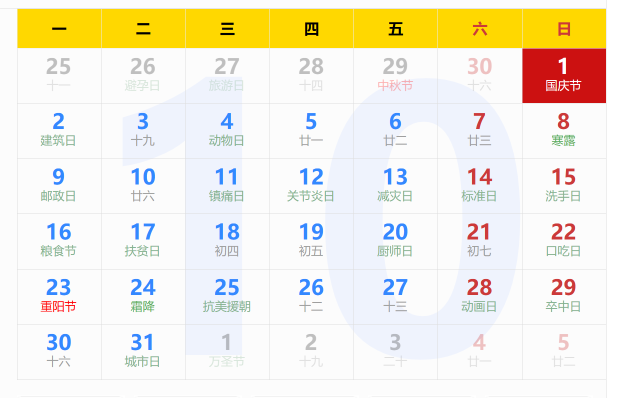
#> input picture cv_deal/calender.png, 622 x 398 px, found by its file name
$ python 4_resize.py
#> lines starting #> are read from the running program, lines starting #| are printed output that depends on the picture
import cv2 as cv
#cv.resize(src,dsize,fx=0,fy=0,interpolation=cv.INTER_LINEAR)
#src 输入图像
#dsize 绝对尺寸
#fx fy 相对尺寸
#interpolation 插值方法

#1.读取图像
img=cv.imread('D:\Python\opencv_test\cv_deal\calender.png')
#> img is the input picture: shape (398, 622, 3); mean B, G, R 221.4, 237.7, 243.2
#2.图像缩放
#2.1绝对尺寸
rows,cols=img.shape[:2]
#> rows = 398; cols = 622
res=cv.resize(img,(2*cols,2*rows),interpolation=cv.INTER_CUBIC)

#2.2相对尺寸
res1=cv.resize(img,None,fx=0.5,fy=0.5)
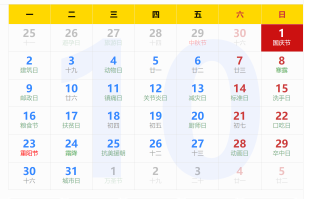
#> res1: shape (199, 311, 3); mean B, G, R 221.5, 237.7, 243.2
cv.imwrite('D:\Python\opencv_test\cv_deal\calender.png',res1)
#3.图像显示
cv.imshow('img',img)
cv.waitKey(0)
cv.imshow('res',res)
cv.waitKey(0)
cv.imshow('res1',res1)
cv.waitKey(0)

$ run again, with cv_deal/blocks.png copied over cv_deal/calender.png
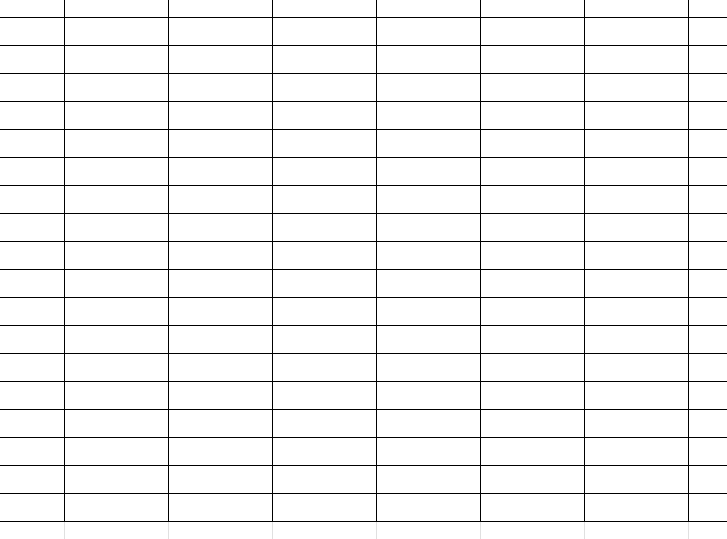
#> input picture cv_deal/blocks.png, 727 x 539 px, found by its file name
#> img is the input picture: shape (539, 727, 3); min 0, max 255, mean 243.7
#> `res1=cv.resize(img,None,fx=0.5,fy=0.5)`:
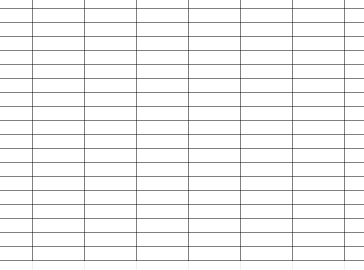
#> res1: shape (270, 364, 3); min 64, max 255, mean 243.8
